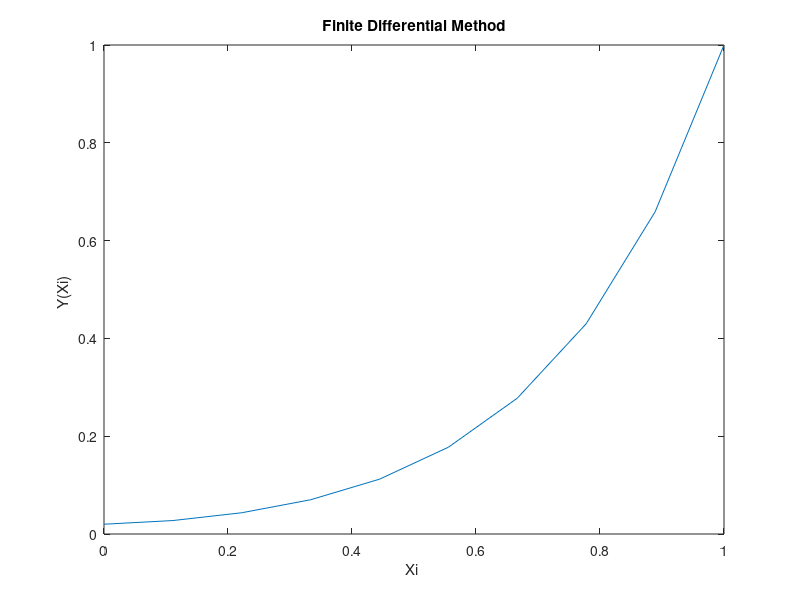

Recreate this plot in MATLAB.
clc
clear all
close all 

xa=0;
xb=1;
fa=0;
fb=2;
Nx=10;

dx=(xb-xa)/(Nx-1);

A=zeros(Nx);
for i=2:Nx-1
    A(i,i)=-(((2+2*i*dx)/(dx^2))+8);
    A(i,i+1)=((1+i*dx)/(dx^2))+(1/(2*dx));
    A(i,i-1)=((1+i*dx)/dx^2)-(1/(2*dx^2));   
end
A(1,1)=1;
A(Nx,Nx)=1
b=zeros(Nx,1)
b(1)=0.02
b(end)=1

f=A\b;
f(1);
f(end);
t=0:dx:1;
plot(t,f)
title('Finite Differential Method');
xlabel('Xi ');
ylabel('Y(Xi) ');
    
